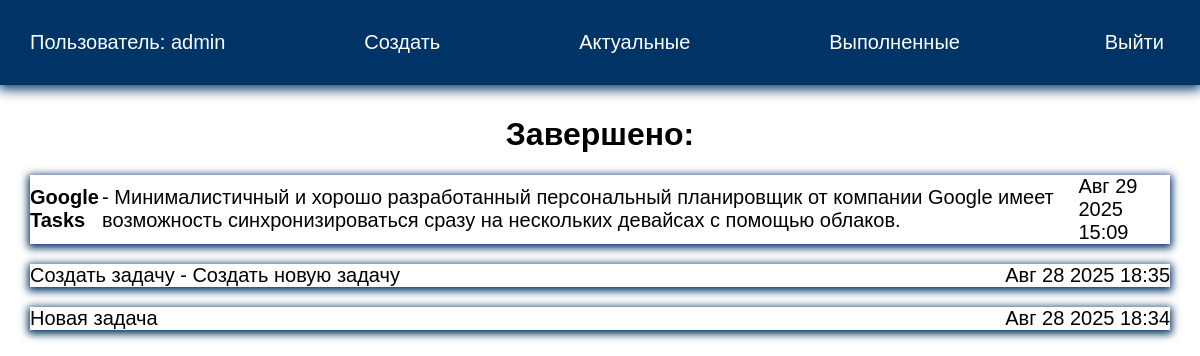
The app's page /completed/ (signed in) with its own data.
### todo/models.py (models this page shows, shortened)
class Todo(models.Model):
    title = models.CharField(max_length=100)
    memo = models.TextField(blank=True)
    created = models.DateTimeField(auto_now_add=True)
    date_completed = models.DateTimeField(blank=True, null=True)
    important = models.BooleanField(default=False)
    user = models.ForeignKey(User, on_delete=models.CASCADE)

### todo/views.py (the view)
# urls.py: path('completed/', views.completed_todos, name='completedtodos'),
@login_required()
def completed_todos(request):
    todos = Todo.objects.filter(user=request.user, date_completed__isnull=False).order_by('-date_completed')
    return render(request, 'todo/completedtodos.html', {'todos': todos})

### todo/templates/todo/completedtodos.html
{% extends 'todo/base.html' %}
{% block content %}
<h1>Завершено:</h1>
<ul class="completed">
    {% for todo in todos %}
    <li>
        {% if todo.important %}
        <b>{{todo.title}}</b>
        {% else %}
        {{todo.title}}
        {% endif %}
        {% if todo.memo %}
            - {{ todo.memo }}
        {% endif %}  <span>{{todo.date_completed|date:'M j Y H:i'}}</span>
    </li>
    {% endfor %}
</ul>
{% endblock %}

### todo/templates/todo/base.html (shortened to what this page needs)
<!DOCTYPE html>
{% load static %}
<html lang="en">
<head>
    <link rel="stylesheet" href="{% static 'css/style.css' %}">
</head>
<body>
<div class="menu">
    <div class="wrap">
        <ul>
            {% if user.is_authenticated %}
            <li class="logo">Пользователь: {{ user.username }}</li>
            <li><a href="{% url 'createtodo' %}">Создать</a></li>
            <li><a href="{% url 'currenttodos' %}">Актуальные</a></li>
            <li><a href="{% url 'completedtodos' %}">Выполненные</a></li>
            <li>
                <form action="{% url 'logoutuser' %}" method="post">
                    <button class="top">Выйти</button>
                </form>
            </li>
            {% else %}
            <li><a href="{% url 'signupuser' %}">Зарегистрироваться</a></li>
            <li><a href="{% url 'loginuser' %}">Войти</a></li>
            {% endif %}
        </ul>
    </div>
</div>
<div class="content">
    <div class="wrap">
        {% block content %}
        {% endblock %}
    </div>
</div>
</body>
</html>

### todo/static/css/style.css (style rules this page uses)
body { padding: 0; margin: 0; font-family: Arial, Helvetica, sans-serif; }
.wrap { max-width: 1200px; margin: 0 auto; padding: 10px 30px; box-sizing: border-box; }
.menu { background: #003366; box-shadow: 0 2px 12px 2px #003366; }
ul { list-style: none; padding: 0; }
.menu ul { display: flex; justify-content: space-between; align-items: center; font-size: 20px; }
.menu a, .menu li { color: #FFF; }
a { text-decoration: none; }
.center, h1, h2, h3 { text-align: center; }
.top { background: transparent; border: none; color: #FFF; font-size: 20px; cursor: pointer; }
.content li { box-shadow: 0 2px 8px 2px #003366; margin-bottom: 20px; font-size: 20px; }
.completed li { display: flex; justify-content: space-between; align-items: center; }

### records on screen
Todo: title "Google Tasks", memo "Минималистичный и хорошо разработанный персональный планировщик от компании Google имеет возможность синхронизироваться сразу на нескольких девайсах с помощью облаков.", date_completed "Авг 29 2025 15:09"
Todo: title "Создать задачу", memo "Создать новую задачу", date_completed "Авг 28 2025 18:35"
Todo: title "Новая задача", date_completed "Авг 28 2025 18:34"

### other values on screen
{{ user.username }} "admin"
